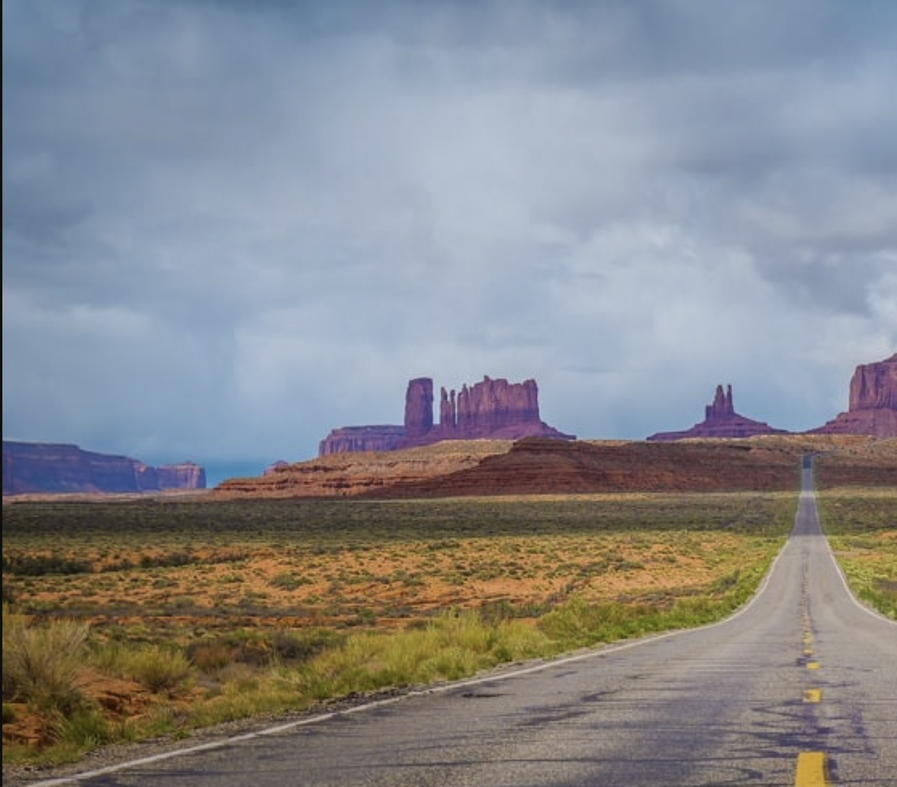
#> input picture Q2/unstitched_images/left.png, 897 x 787 px, shrunk from 1512 x 1326 before the run; the run also reads 2 pictures not shown here
$ python Q2_IMT2022564.py
#> lines starting #> are read from the running program, lines starting #| are printed output that depends on the picture; after the words box and inside, x2 and y2 are one past the last pixel; in counts of white or black regions, pixels touching at a corner belong together
import cv2
import matplotlib.pyplot as plt
import os

# Define image paths
image_paths = [
    'unstitched_images/left.png',
    'unstitched_images/middle.png',
    'unstitched_images/right.png'
]

# Create a directory to save keypoint images
output_dir = "keypoints_output"
os.makedirs(output_dir, exist_ok=True)

print("Detecting and displaying keypoints...")

# Detect and display keypoints for each image using ORB
orb = cv2.ORB_create()

for img_path in image_paths:
    image = cv2.imread(img_path)
#> image is the input picture: shape (787, 897, 3); mean B, G, R 139, 135.7, 134.4

    if image is None:
        print(f"Error: Could not read image {img_path}. Check the file path.")
        continue

    gray = cv2.cvtColor(image, cv2.COLOR_BGR2GRAY)
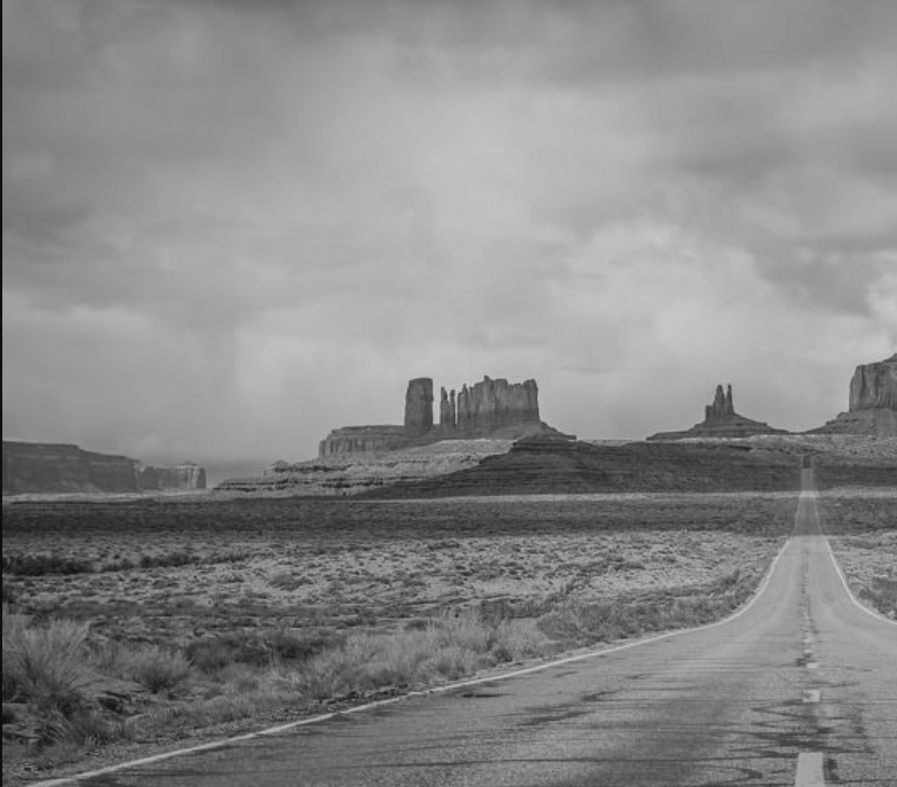
#> gray: shape (787, 897); min 5, max 207, mean 135.7
    keypoints, _ = orb.detectAndCompute(gray, None)
#> keypoints = 500 keypoints; strongest (x, y, size): (436, 422, 44.6), (452, 391, 37.2), (424, 379, 92.6), (453, 390, 31)

    # Draw only small red dots at keypoints
    img_with_keypoints = image.copy()
    for kp in keypoints:
        x, y = int(kp.pt[0]), int(kp.pt[1])
        cv2.circle(img_with_keypoints, (x, y), 2, (0, 0, 255), -1)  # Red dot
#> this loop made 500 passes
#> (kp, x, y) on passes 1 to 3: (keypoint at (458, 545), size 31, 458, 545), (keypoint at (456, 616), size 31, 456, 616), (keypoint at (485, 376), size 31, 485, 376)
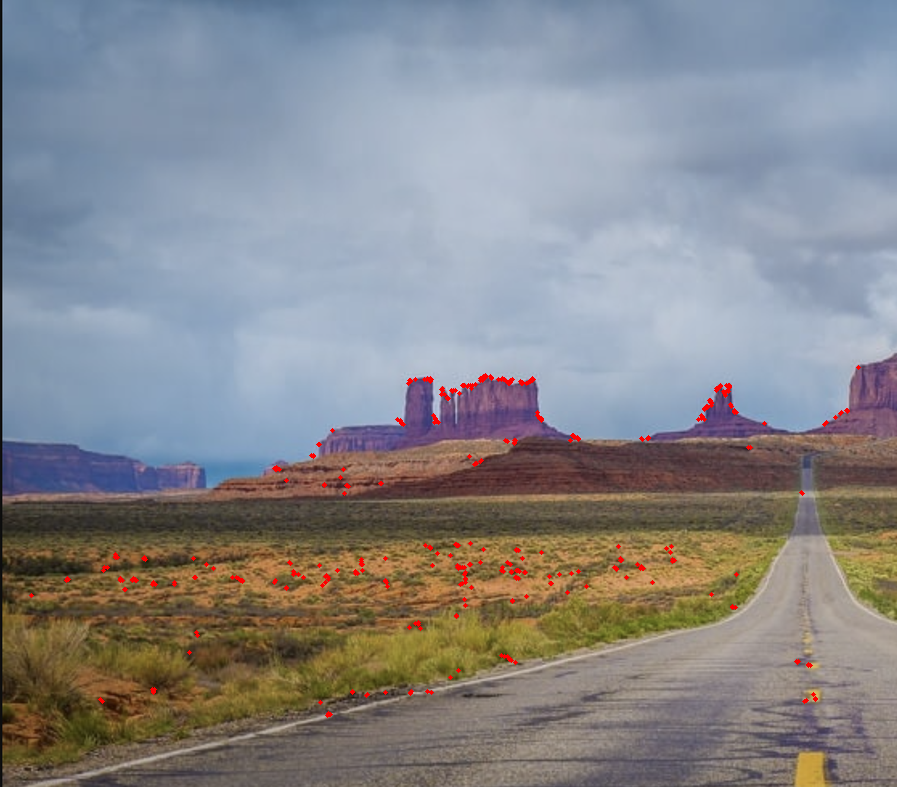
#> img_with_keypoints: shape (787, 897, 3); 0.52% of pixels changed, all inside (x1, y1, x2, y2) = (29, 365, 861, 718)

    # Convert BGR to RGB for Matplotlib display
    img_rgb = cv2.cvtColor(img_with_keypoints, cv2.COLOR_BGR2RGB)

    # Save the keypoint image
    filename = os.path.basename(img_path).split('.')[0] + "_keypoints.png"
    save_path = os.path.join(output_dir, filename)
    cv2.imwrite(save_path, img_with_keypoints)
    print(f"Saved keypoint image: {save_path}")

    # Display the image
    plt.figure(figsize=(6, 6))
    plt.imshow(img_rgb)
    plt.axis("off")
    plt.show()
#> pass 2 of the loop `for img_path in image_paths:`:
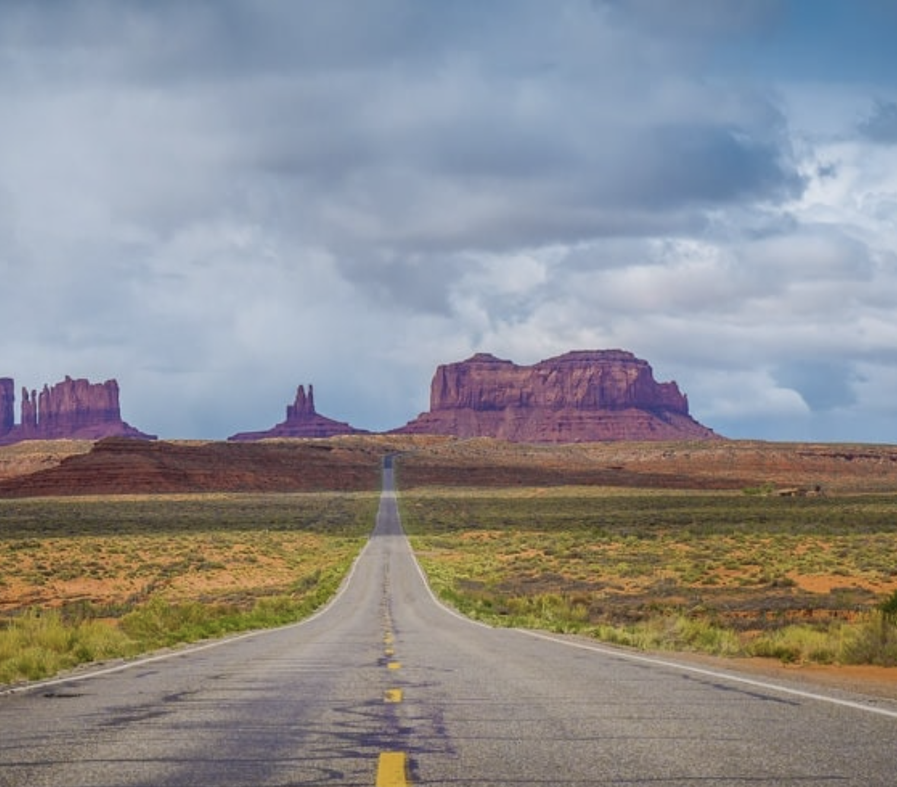
#> input picture Q2/unstitched_images/middle.png, 897 x 787 px, shrunk from 1512 x 1326 before the run
#> image is the input picture: shape (787, 897, 3); mean B, G, R 143.8, 141.1, 141.3
#> `gray = cv2.cvtColor(image, cv2.COLOR_BGR2GRAY)`:
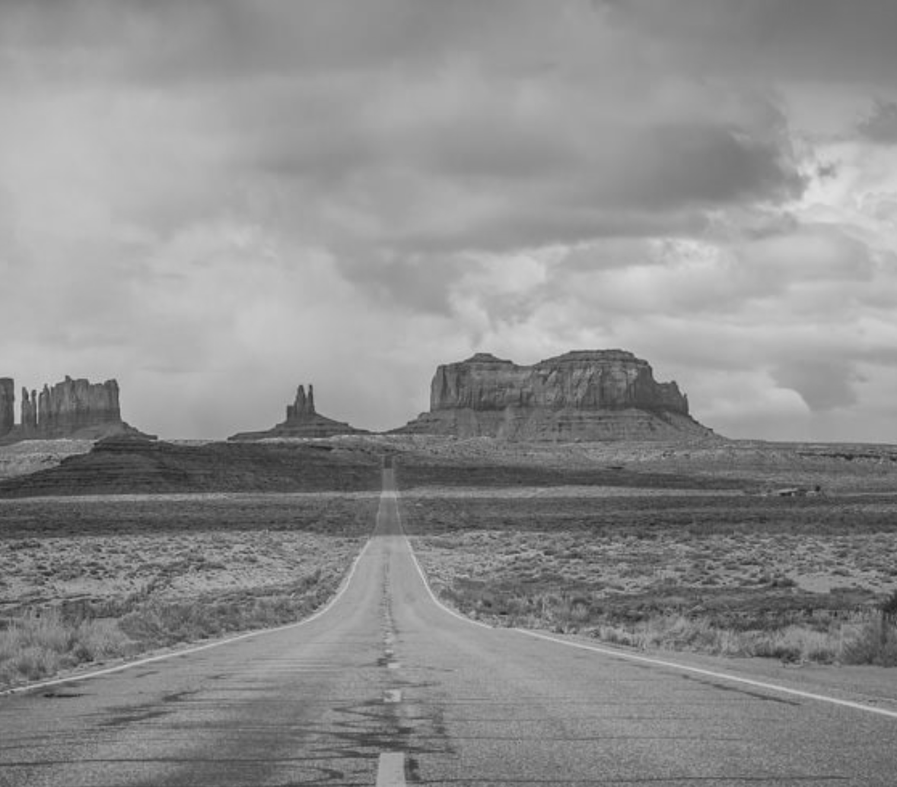
#> gray: shape (787, 897); min 34, max 224, mean 141.5
#> keypoints = 500 keypoints; strongest (x, y, size): (34, 390, 31), (66, 377, 44.6), (301, 386, 31), (66, 376, 31)
#> the loop `for kp in keypoints:` made 500 passes
#> (kp, x, y) on passes 1 to 3: (keypoint at (92, 660), size 31, 92, 660), (keypoint at (48, 386), size 31, 48, 386), (keypoint at (428, 411), size 31, 428, 411)
#> after the loop `for kp in keypoints:`:
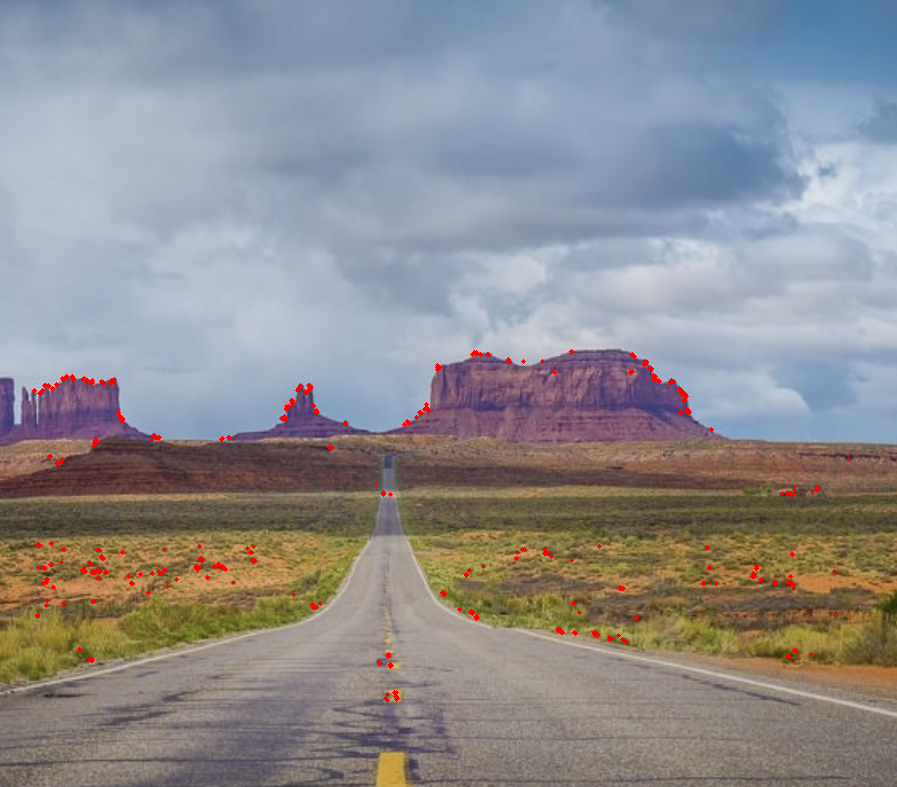
#> img_with_keypoints: shape (787, 897, 3); 0.51% of pixels changed, all inside (x1, y1, x2, y2) = (32, 349, 851, 703)
#> pass 3 of the loop `for img_path in image_paths:`:
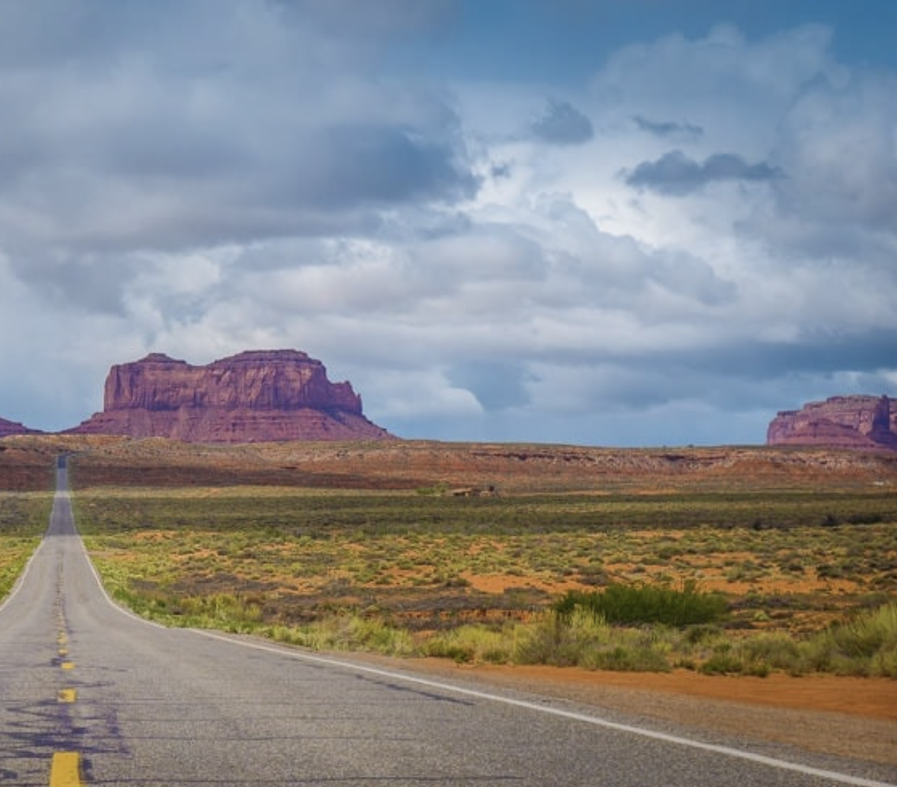
#> input picture Q2/unstitched_images/right.png, 897 x 787 px, shrunk from 1512 x 1326 before the run
#> image is the input picture: shape (787, 897, 3); mean B, G, R 138.4, 135.6, 134.3
#> `gray = cv2.cvtColor(image, cv2.COLOR_BGR2GRAY)`:
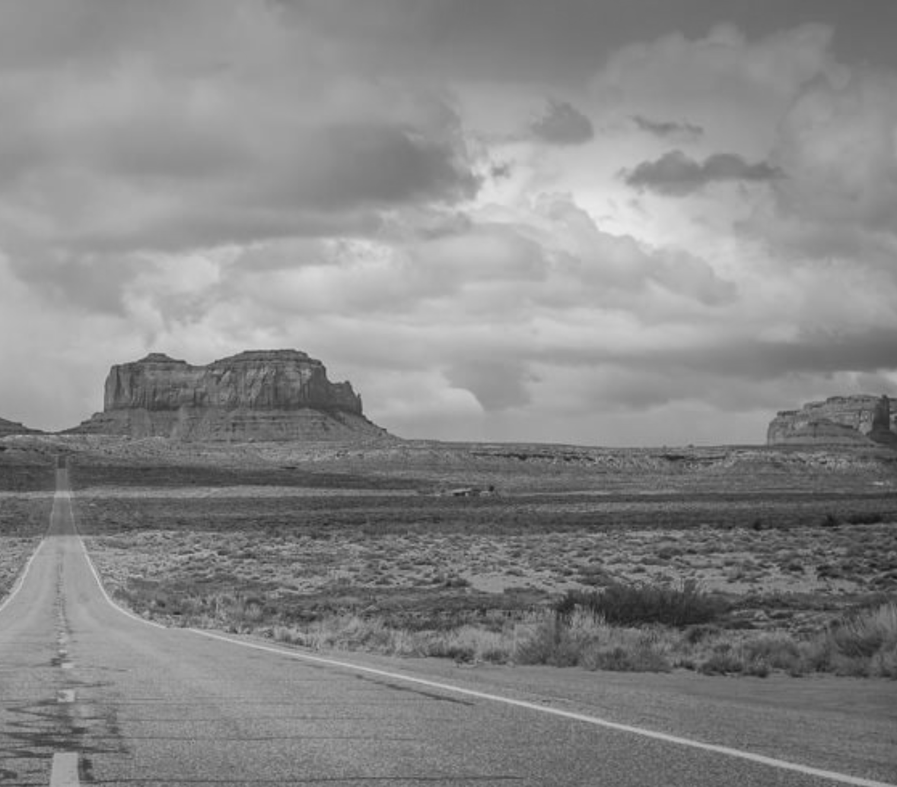
#> gray: shape (787, 897); min 21, max 237, mean 135.6
#> keypoints = 500 keypoints; strongest (x, y, size): (347, 383, 44.6), (363, 412, 31), (347, 382, 31), (219, 553, 31)
#> the loop `for kp in keypoints:` made 500 passes
#> (kp, x, y) on passes 1 to 3: (keypoint at (827, 578), size 31, 827, 578), (keypoint at (463, 493), size 31, 463, 493), (keypoint at (382, 568), size 31, 382, 568)
#> after the loop `for kp in keypoints:`:
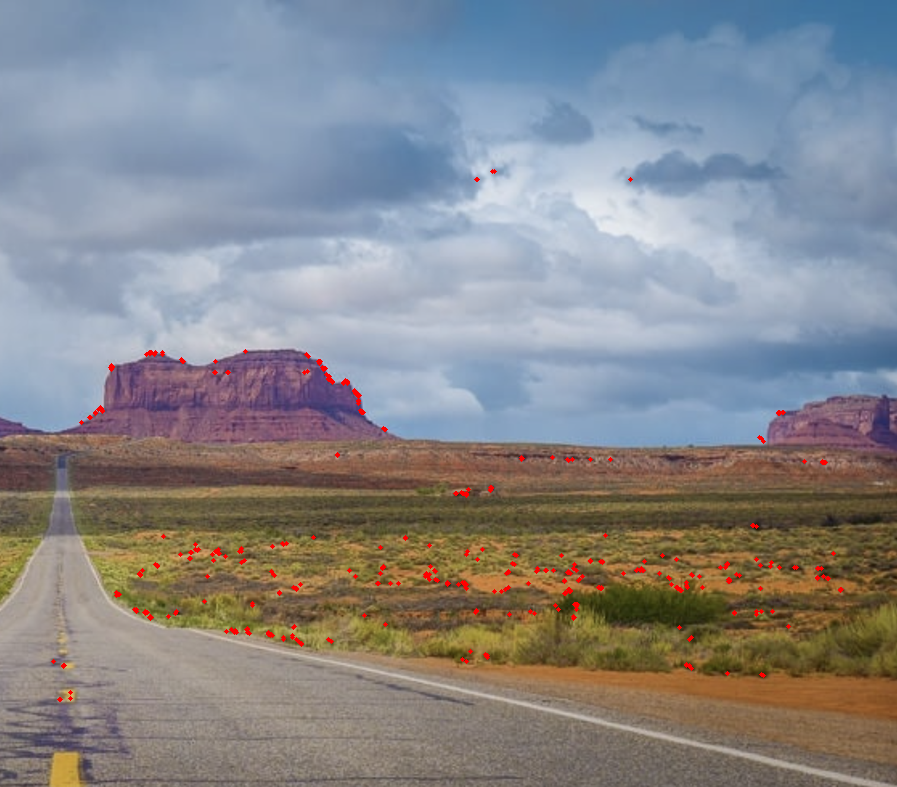
#> img_with_keypoints: shape (787, 897, 3); 0.56% of pixels changed, all inside (x1, y1, x2, y2) = (51, 169, 844, 702)

print("Stitching images into a panorama...")

# Read images
images = [cv2.imread(img) for img in image_paths]
#> images = 3 items

# Ensure all images were loaded successfully
if any(img is None for img in images):
    print("Error: One or more images could not be read. Check file paths.")
else:
    stitcher = cv2.Stitcher_create()
    status, panorama = stitcher.stitch(images)
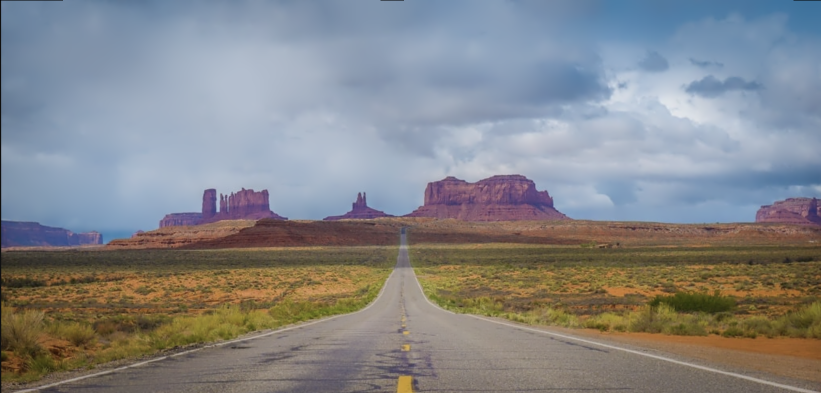
#> panorama: shape (786, 1641, 3) (shown at 1/2 size); mean of channels 0, 1, 2 136.8, 133.9, 132.6; drawn as B, G, R
#> status = 0

    if status == cv2.Stitcher_OK:
        cv2.imwrite("panorama.png", panorama)
        panorama_rgb = cv2.cvtColor(panorama, cv2.COLOR_BGR2RGB)

        plt.figure(figsize=(10, 5))
        plt.imshow(panorama_rgb)
        plt.axis("off")
        plt.title("Stitched Panorama")
        plt.show()
    else:
        print("Stitching failed!")
